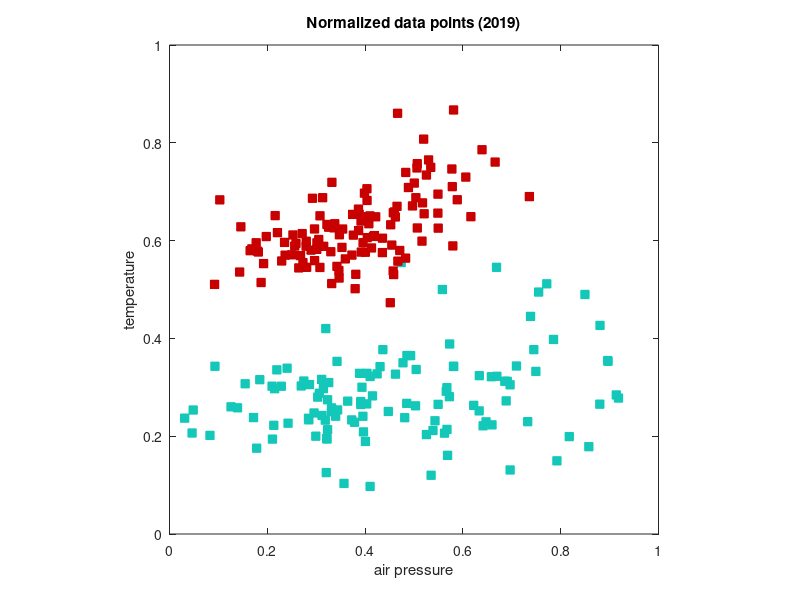
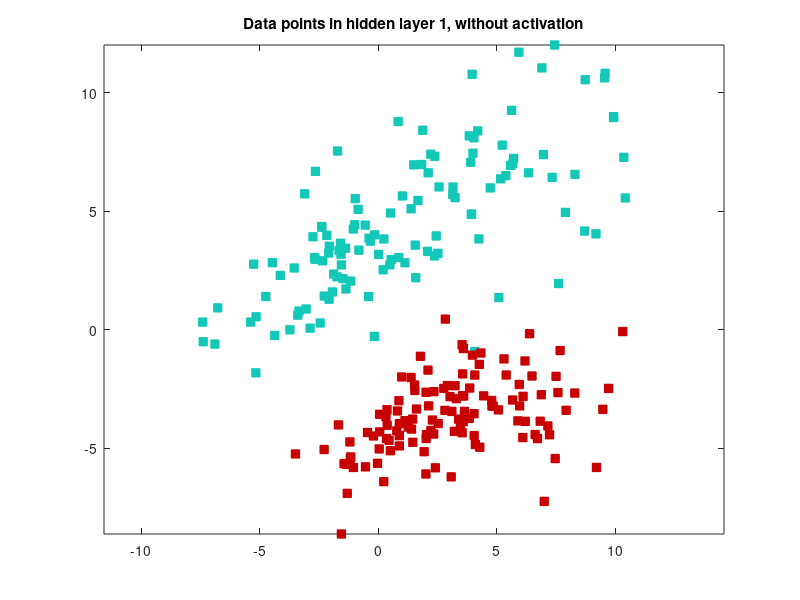

Recreate these plots in MATLAB, in order. (Note: this script raises an error after producing the figures.)
% Classify weather data from various months measured in Kumpula.
%
% Column 1: Cloud amount	1/8
% Column 2: Pressure (msl)	hPa
% Column 3: Relative humidity	%
% Column 4: Precipitation intensity	mm/h
% Column 5: Snow depth	cm
% Column 6: Air temperature	degC
% Column 7: Dew-point temperature	degC
% Column 8: Horizontal visibility	m
% Column 9: Wind direction	deg
% Column 10: Gust speed	m/s
% Column 11: Wind speed	m/s
%
% Samuli Siltanen 2021
% Modified by Siiri Rautio 2024

clear all
close all

% Graphical parameters
color_summer = [200 0 0]/255;
color_fall   = [255 124 45]/255;
color_winter = [0 0 255]/255;
color_spring = [20 200 185]/255;
msize = 6;


%% Picture 1, April and July normalized temperatures and air pressures in 
% 2015 - 2019

% Load normalized data
load ML_Higham_applied2weather/Highamdata x1 x2 y
len = length(x1);

% Plot data
figure(1)
clf
for iii = 1:len
    if y(1,iii)>0 % spring
        plot(x1(iii),x2(iii),'bs','markersize',msize,'color',color_spring,'markerfacecolor',color_spring);
    else % summer
        plot(x1(iii),x2(iii),'bs','markersize',msize,'color',color_summer,'markerfacecolor',color_summer);
    end   
    hold on
end
xlabel('air pressure')
ylabel('temperature')
axis([0 1 0 1])
axis square
title('Normalized data points (2019)')

%% Picture 2, apply weight matrix and bias of first hidden layer

% Load precomputed neural net weights and biases.
load data/NN_parameters W2 b2

% Re-arrange the data so that each column of a 2x60 matrix has the
% x1-coordinate of a data point in the first row and x2-coordinate in the
% second row
tmp = [x1(:).';x2(:).'];

% Multiply by weight matrix.
W2x = W2*tmp;

% Transpose the result so that again first column is for x1-coordinates and
% second column for x2-coordinates
W2x = W2x.';

% Pick out the coordinates of the rotated data values
W2x1 = W2x(:,1); %spring
W2x2 = W2x(:,2); %summer

% Add bias
W2x1b = W2x1+b2(1);
W2x2b = W2x2+b2(2);

% Plot the data
figure(2)
clf
for iii = 1:len
    if y(1,iii)>0   % spring
        plot(W2x1b(iii),W2x2b(iii),'bs','markersize',msize,'color',color_spring,'markerfacecolor',color_spring);
    else            % summer
        plot(W2x1b(iii),W2x2b(iii),'bs','markersize',msize,'color',color_summer,'markerfacecolor',color_summer);
    end
    hold on
end
axis equal
title('Data points in hidden layer 1, without activation')


%% Picture 3, apply activation function
output_hlayer1a = sigmoid(W2x1b);
output_hlayer1b = sigmoid(W2x2b);

% Plot the data
figure(3)
clf
for iii = 1:len
    if y(1,iii)>0
    plot(output_hlayer1a(iii),output_hlayer1b(iii),'bs','markersize',msize,'color',color_spring,'markerfacecolor',color_spring);
    else
        plot(output_hlayer1a(iii),output_hlayer1b(iii),'bs','markersize',msize,'color',color_summer,'markerfacecolor',color_summer);
    end
    hold on
end
axis equal
title('Data points in layer 2, with activation')



